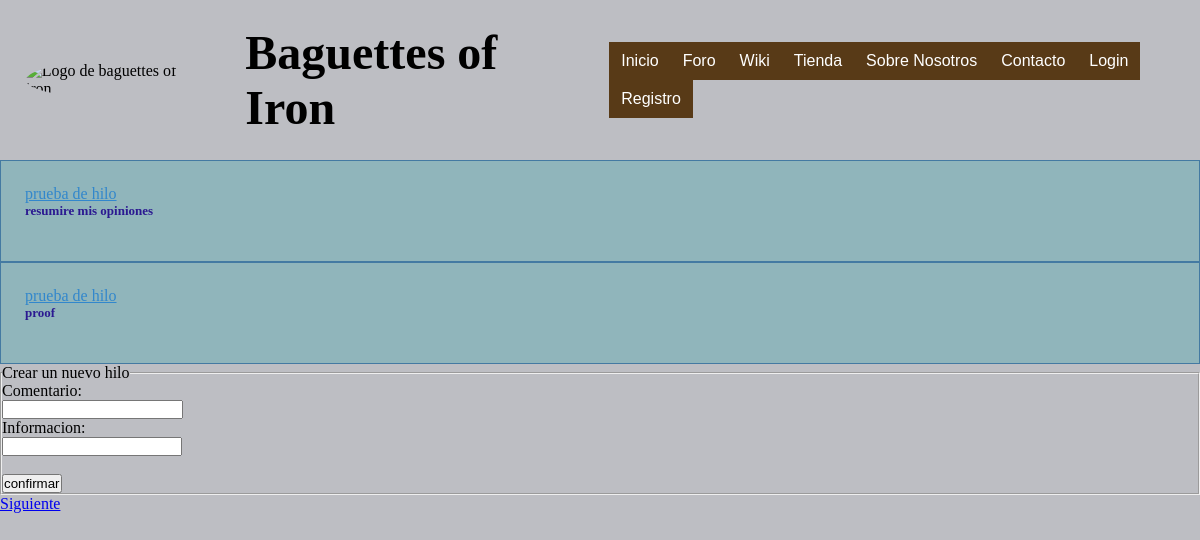
The page /forum.php?pag=2 on the database its author committed.
### tables this page shows
CREATE TABLE `hilos` (
  `id` int(10) NOT NULL,
  `titulo` varchar(50) NOT NULL,
  `fecha` date NOT NULL,
  `mensaje` varchar(50) NOT NULL,
  `id_U` int(10) NOT NULL
);

### includes/bootup.php (called while the page is built, shortened)
<?php
    spl_autoload_register(function($class){
        $prefix="es\\fdi\\ucm\\aw";
        $base_dir = __DIR__;
        $len = strlen($prefix);
        $relative_class = substr($class,$len);
        $file = $base_dir.str_replace('\\','/',$relative_class).'.php';
    });
?>

### includes/mensaje.php (called while the page is built, shortened)
<?php
	class Mensaje{
		function cargarhilos($numero){
  			$numero_inicial=5*($numero-1);
  			$numero_final =5*($numero);
  			$busca = "SELECT * FROM hilos WHERE id BETWEEN  '$numero_inicial' AND '$numero_final' ";
  			$comentarios = Aplicacion::getInstance()->conexionBD()->query($busca);
			return $comentarios;
		}
	}
?>

### includes/aplicacion.php (called while the page is built, shortened)
<?php
    class Aplicacion
    {
        private static  $instance = null;
        private $conn=null;
        public $datosBD=array();
        public static function getInstance(){
            if(Aplicacion::$instance==null)
                Aplicacion::$instance = new Aplicacion();
            return Aplicacion::$instance;
        }
        public function init($datos){
            $this->datosBD= $datos;
        }
        public function conexionBD(){
            if($this->conn==null){
                $this->conn = new \mysqli($this->datosBD['host'],$this->datosBD['user'],$this->datosBD['pass'],$this->datosBD['bd']);
            }
            return $this->conn;
        }
    }
?>

### forum.php (the view, shortened to what this page needs)
<?php
    require_once('includes/bootup.php');
?>
<?php
  if(isset($_GET['pag'])){
    $pagina = $_GET['pag'];
  }
  else $pagina = 1;
  $m=new Mensaje('','','','');
  $foro=$m->cargarhilos($pagina);
  $next= ($pagina + 1);
  $formulario = new forumForm("forumForm");
  $formularioforo =$formulario->gestiona();
  $contenido =" ";
  while($hilo=$foro->fetch_assoc()){
    $id1= $hilo['id'];
    $title=$hilo['titulo'];
    $info =$hilo['mensaje'];
    $contenido.=<<<EOF
    <div class ='hilo'>
    <a href = ' discussion.php?id= $id1 '> $title </a><br>
    <h5 id='informacion'>$info</h5></br>
    </div>
    EOF;
  }
  $contenido.=<<<EOF
      $formularioforo
      <a href = ' forum.php?pag=$next '> Siguiente </a><br>
  EOF;
  require_once __DIR__.'/includes/plantillas/plantillaB.php';
?>

### css/master.css (style rules this page uses)
body { background-color: #BDBEC3; }
* { margin:0px; padding:0px; }
.hilo { background-color: rgb(144, 181, 187); border: rgba(53, 111, 158, 0.829) solid thin; padding: 2%; }
#informacion { font-size: small; color: rgb(43, 25, 145); }
.hilo a { color: #3287cc; }

### rows shown on the page
hilos: titulo "prueba de hilo", mensaje "resumire mis opiniones"
hilos: titulo "prueba de hilo", mensaje "proof"
